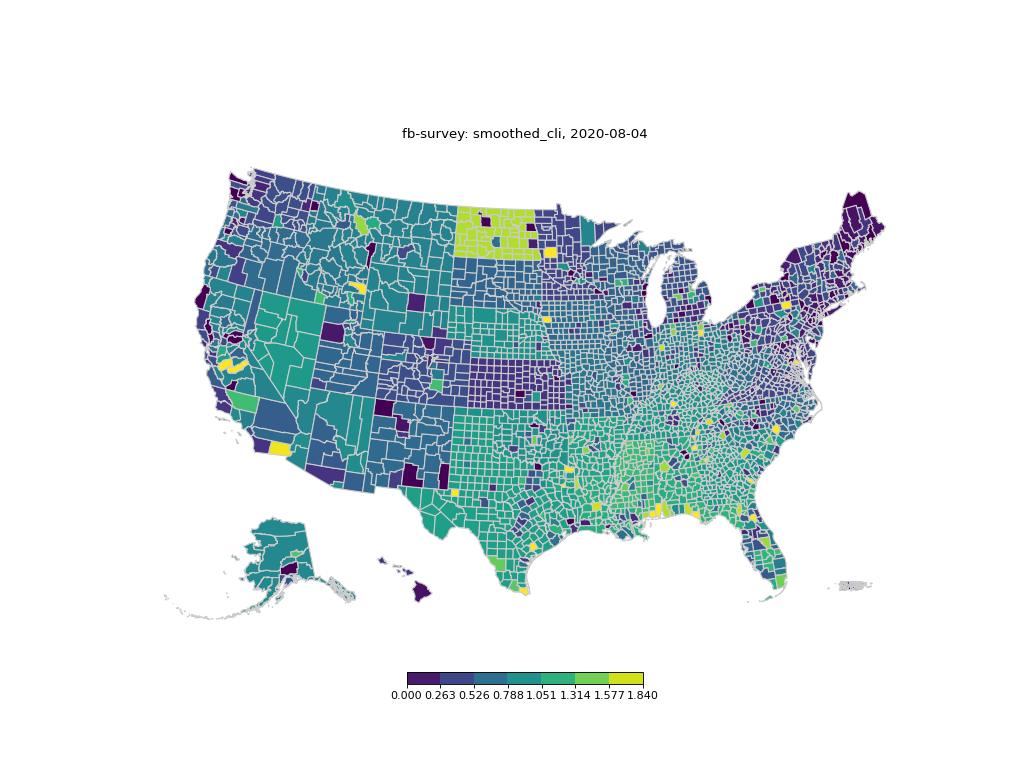

This chart was generated by the following Python code:
import covidcast
from datetime import date
from matplotlib import pyplot as plt
data = covidcast.signal("fb-survey","smoothed_cli", start_day = date(2020,8,3), end_day = date(2020,8,4), geo_type = "county")
covidcast.plot_choropleth(data, cmap ="viridis", figsize = (10,5), edgecolor="0.8")
plt.show()
